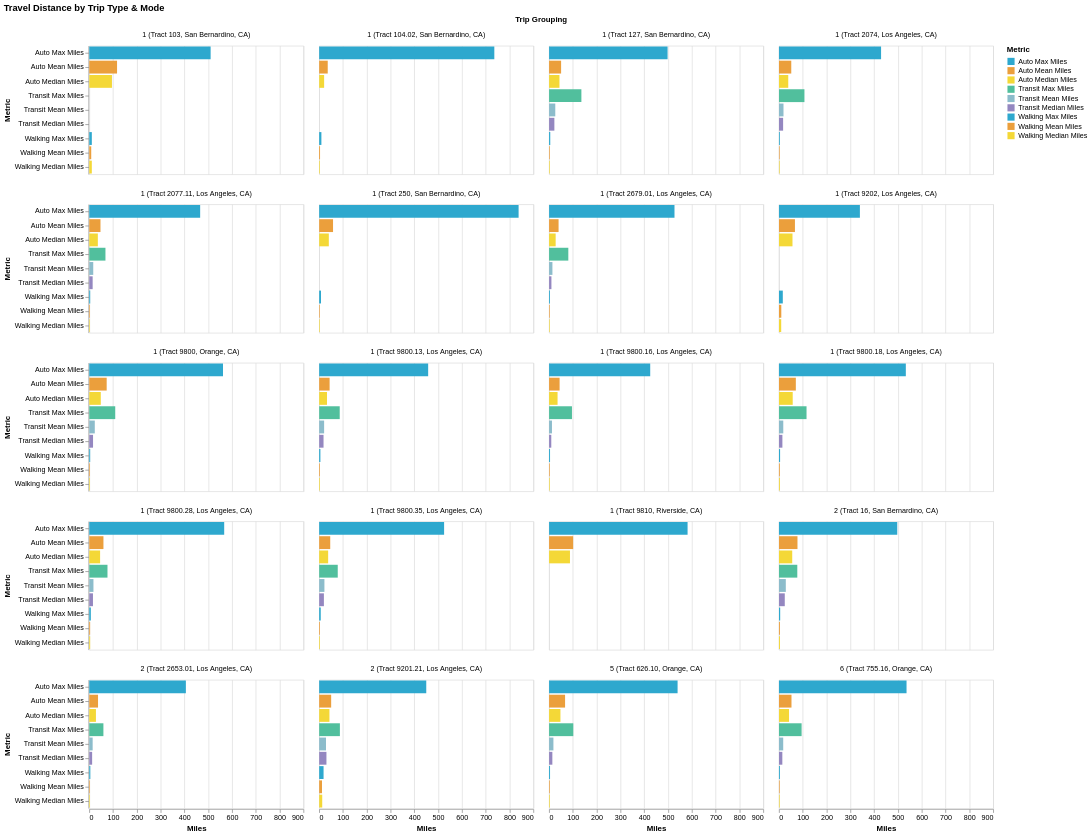

Notebook code for this chart:
### Code cell
alt.Chart(summary_long_all_miles).mark_bar().encode(
    x="Miles:Q",
    y="Metric:O",
    color=alt.Color("Metric:N", scale=alt.Scale(range=cp.CALITP_CATEGORY_BRIGHT_COLORS)),
    # row="Trip Grouping:O",
    facet=alt.Facet('Trip Grouping:O').columns(4),
).properties(title="Travel Distance by Trip Type & Mode")

### Figure 1 — Vega specification as saved in the notebook (floating-point values rounded to 4 significant figures; data arrays with more than 128 entries replaced by an {"elided": "..."} marker saying what was removed)
{"$schema": "https://vega.github.io/schema/vega/v5.json", "data": [{"name": "source_0", "values": {"elided": "162 records"}}, {"name": "facet_domain", "values": [{"Trip Grouping": "1 (Tract 127, San Bernardino, CA)", "count": 9}, {"Trip Grouping": "1 (Tract 9202, Los Angeles, CA)", "count": 6}, {"Trip Grouping": "1 (Tract 9800.28, Los Angeles, CA)", "count": 9}, {"Trip Grouping": "1 (Tract 2074, Los Angeles, CA)", "count": 9}, {"Trip Grouping": "1 (Tract 9800.16, Los Angeles, CA)", "count": 9}, {"Trip Grouping": "1 (Tract 103, San Bernardino, CA)", "count": 6}, {"Trip Grouping": "2 (Tract 9201.21, Los Angeles, CA)", "count": 9}, {"Trip Grouping": "1 (Tract 9800.35, Los Angeles, CA)", "count": 9}, {"Trip Grouping": "1 (Tract 250, San Bernardino, CA)", "count": 6}, {"Trip Grouping": "1 (Tract 104.02, San Bernardino, CA)", "count": 6}, {"Trip Grouping": "2 (Tract 16, San Bernardino, CA)", "count": 9}, {"Trip Grouping": "6 (Tract 755.16, Orange, CA)", "count": 9}, {"Trip Grouping": "1 (Tract 9800.13, Los Angeles, CA)", "count": 9}, {"Trip Grouping": "1 (Tract 2077.11, Los Angeles, CA)", "count": 9}, {"Trip Grouping": "5 (Tract 626.10, Orange, CA)", "count": 9}, {"Trip Grouping": "1 (Tract 9800.18, Los Angeles, CA)", "count": 9}, {"Trip Grouping": "1 (Tract 9800, Orange, CA)", "count": 9}, {"Trip Grouping": "1 (Tract 2679.01, Los Angeles, CA)", "count": 9}, {"Trip Grouping": "2 (Tract 2653.01, Los Angeles, CA)", "count": 9}, {"Trip Grouping": "1 (Tract 9810, Riverside, CA)", "count": 3}]}, {"name": "facet_domain_row", "values": [{"data": 0.0}, {"data": 1.0}, {"data": 2.0}, {"data": 3.0}, {"data": 4.0}]}, {"name": "facet_domain_column", "transform": [{"type": "sequence", "start": 0.0, "stop": {"signal": "min(length(data(\"facet_domain\")), 4)"}}]}, {"name": "source_0_y_domain_Metric", "values": [{"Metric": "Auto Mean Miles"}, {"Metric": "Auto Median Miles"}, {"Metric": "Auto Max Miles"}, {"Metric": "Transit Mean Miles"}, {"Metric": "Transit Median Miles"}, {"Metric": "Transit Max Miles"}, {"Metric": "Walking Mean Miles"}, {"Metric": "Walking Median Miles"}, {"Metric": "Walking Max Miles"}]}, {"name": "source_0_color_domain_Metric", "values": [{"Metric": "Auto Mean Miles"}, {"Metric": "Auto Median Miles"}, {"Metric": "Auto Max Miles"}, {"Metric": "Transit Mean Miles"}, {"Metric": "Transit Median Miles"}, {"Metric": "Transit Max Miles"}, {"Metric": "Walking Mean Miles"}, {"Metric": "Walking Median Miles"}, {"Metric": "Walking Max Miles"}]}], "signals": [{"name": "child_width", "value": 300}, {"name": "y_step", "value": 20}, {"name": "child_height", "update": "bandspace(domain('y').length, 0.1, 0.05) * y_step"}], "marks": [{"type": "group", "name": "facet-title", "title": {"text": "Trip Grouping", "style": "guide-title", "offset": 10}, "role": "column-title"}, {"type": "group", "name": "row_header", "from": {"data": "facet_domain_row"}, "encode": {"update": {"height": {"signal": "child_height"}}}, "axes": [{"scale": "y", "zindex": 0, "orient": "left", "title": "Metric", "grid": false}], "role": "row-header"}, {"type": "group", "name": "column_footer", "from": {"data": "facet_domain_column"}, "encode": {"update": {"width": {"signal": "child_width"}}}, "axes": [{"scale": "x", "title": "Miles", "labelFlush": true, "labelOverlap": true, "tickCount": {"signal": "ceil(child_width/40)"}, "zindex": 0, "orient": "bottom", "grid": false}], "role": "column-footer"}, {"type": "group", "name": "cell", "from": {"facet": {"data": "source_0", "name": "facet", "groupby": ["Trip Grouping"]}}, "sort": {"field": ["datum[\"Trip Grouping\"]"], "order": ["ascending"]}, "encode": {"update": {"height": {"signal": "child_height"}, "width": {"signal": "child_width"}}}, "marks": [{"type": "rect", "name": "child_marks", "from": {"data": "facet"}, "encode": {"update": {"fill": {"field": "Metric", "scale": "color"}, "height": {"signal": "max(0.25, bandwidth('y'))"}, "x2": {"field": "Miles_start", "scale": "x"}, "x": {"field": "Miles_end", "scale": "x"}, "y": {"field": "Metric", "scale": "y"}}}, "style": ["bar"]}], "axes": [{"scale": "x", "labels": false, "aria": false, "grid": true, "gridScale": "y", "orient": "bottom", "domain": false, "tickCount": {"signal": "ceil(child_width/40)"}, "ticks": false, "zindex": 0, "maxExtent": 0, "minExtent": 0}], "title": {"text": {"signal": "isValid(parent[\"Trip Grouping\"]) ? parent[\"Trip Grouping\"] : \"\"+parent[\"Trip Grouping\"]"}, "style": "guide-label", "frame": "group", "offset": 10}, "style": "cell"}], "scales": [{"name": "x", "type": "linear", "domain": {"data": "source_0", "fields": ["Miles_start", "Miles_end"]}, "range": [0, {"signal": "child_width"}], "nice": true, "zero": true}, {"name": "y", "type": "band", "domain": {"data": "source_0_y_domain_Metric", "field": "Metric", "sort": true}, "range": {"step": {"signal": "y_step"}}, "paddingInner": 0.1, "paddingOuter": 0.05}, {"name": "color", "type": "ordinal", "domain": {"data": "source_0_color_domain_Metric", "field": "Metric", "sort": true}, "range": ["#2EA8CE", "#EB9F3C", "#F4D837", "#51BF9D", "#8CBCCB", "#9487C0"]}], "title": {"text": "Travel Distance by Trip Type & Mode", "anchor": "start"}, "background": "white", "layout": {"padding": 20, "bounds": "full", "align": "all", "columns": 4}, "padding": 5, "legends": [{"fill": "color", "symbolType": "square", "title": "Metric"}]}
